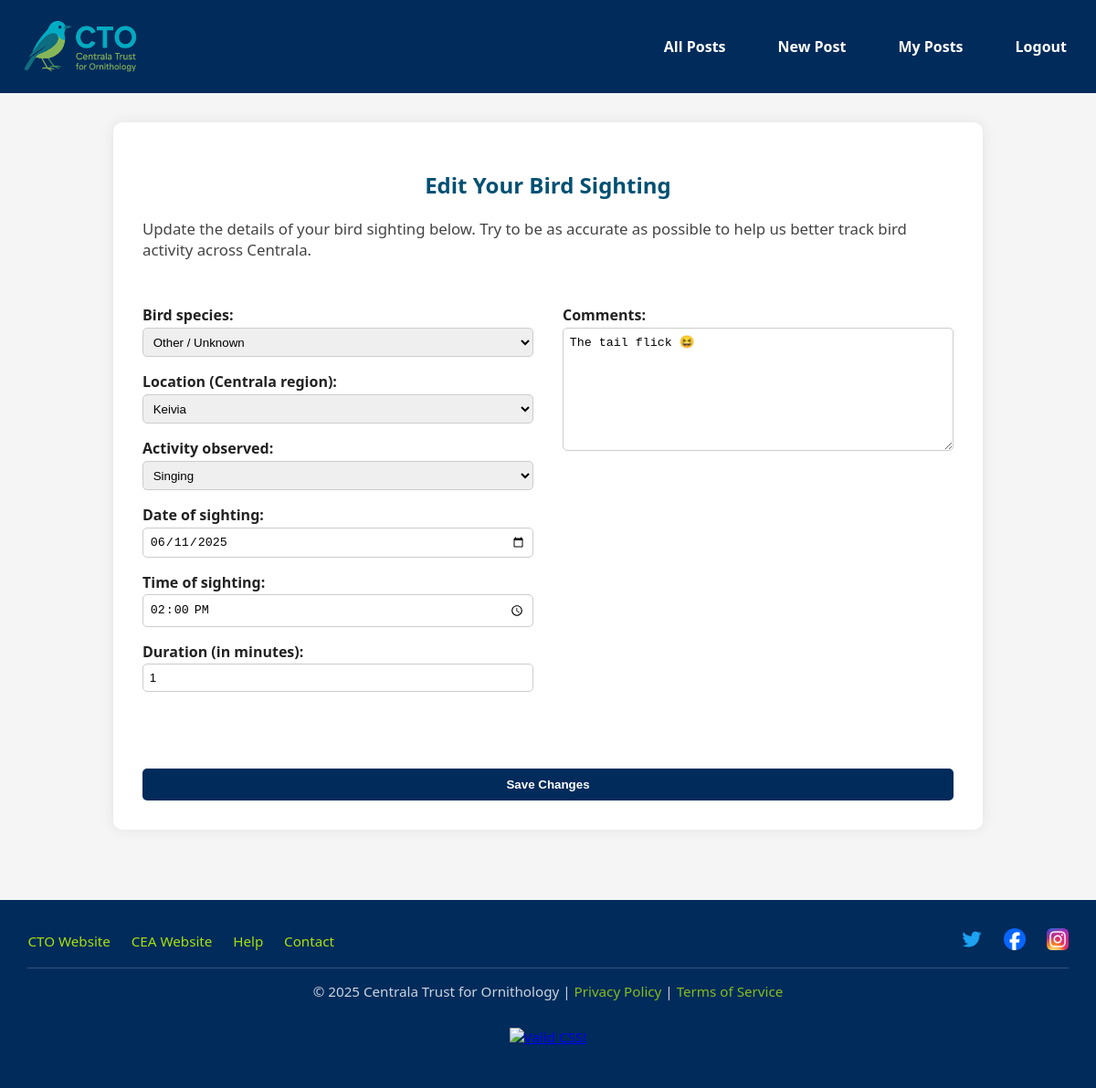
/edit-post/23 (signed in), run on the app's committed database.
### tables this page shows
CREATE TABLE posts (
        id INTEGER PRIMARY KEY AUTOINCREMENT,
        user_id INTEGER NOT NULL,
        location TEXT,
        bird_species TEXT,
        activity TEXT,
        duration INTEGER,
        date TEXT,
        time TEXT,
        comments TEXT,
        image_filename TEXT,
        FOREIGN KEY (user_id) REFERENCES users(id)
    );

### app.py (the view, shortened to what this page needs)
@app.route('/edit-post/<int:post_id>', methods=['GET', 'POST'])
def edit_post(post_id):
    if 'user_id' not in session:
        flash("You must be logged in to edit posts.")
        return redirect(url_for('login'))
    with sqlite3.connect(DB_PATH) as conn:
        conn.row_factory = sqlite3.Row
        c = conn.cursor()
        c.execute("SELECT * FROM posts WHERE id = ? AND user_id = ?", (post_id, session['user_id']))
        post = c.fetchone()
        if not post:
            flash("Post not found or access denied.")
            return redirect(url_for('all_posts'))
    return render_template('edit_post.html', post=post)

### templates/edit_post.html (shortened to what this page needs)
{% extends "base.html" %}
{% block content %}
<div class="posts-wrapper">
    <section class="form-section wide-form">
        <h2>Edit Your Bird Sighting</h2>
        <p class="form-description">
            Update the details of your bird sighting below. Try to be as accurate as possible to help us better track bird activity across Centrala.
        </p>
        <form id="post-form" method="POST" class="form-grid">
            <div class="form-left">
                <label for="species">Bird species:</label>
                <select id="species" name="bird_species" required>
                    {% for species in ['Wood Pigeon', 'House Sparrow', 'Starling', 'Blue Tit', 'Blackbird', 'Robin', 'Goldfinch', 'Magpie', 'Other / Unknown'] %}
                        <option value="{{ species }}" {% if post.bird_species == species %}selected{% endif %}>{{ species }}</option>
                    {% endfor %}
                </select>
                <label for="location">Location (Centrala region):</label>
                <select id="location" name="location" required>
                    {% for region in ['Erean', 'Brunad', 'Bylyn', 'Docia', 'Marend', 'Pryn', 'Zord', 'Yaean', 'Frestin', 'Stonyam', 'Ryall', 'Ruril', 'Keivia', 'Tallan', 'Adohad', 'Obelyn', 'Holmer', 'Vertwall'] %}
                        <option value="{{ region }}" {% if post.location == region %}selected{% endif %}>{{ region }}</option>
                    {% endfor %}
                </select>
                <label for="activity">Activity observed:</label>
                <select id="activity" name="activity" required>
                    {% for activity in ['Perching', 'Feeding', 'Nesting', 'Fighting', 'Flying', 'Singing', 'Bathing', 'Resting', 'Other'] %}
                        <option value="{{ activity }}" {% if post.activity == activity %}selected{% endif %}>{{ activity }}</option>
                    {% endfor %}
                </select>
                <label for="date">Date of sighting:</label>
                <input type="date" id="date" name="date" value="{{ post.date }}" required>
                <label for="time">Time of sighting:</label>
                <input type="time" id="time" name="time" value="{{ post.time }}" required>
                <label for="duration">Duration (in minutes):</label>
                <input type="number" id="duration" name="duration" value="{{ post.duration }}" min="1" max="999" required>
            </div>
            <div class="form-right">
                <label for="comments">Comments:</label>
                <textarea id="comments" name="comments" rows="8" required placeholder="Add your notes, reactions, or observations here...">{{ post.comments }}</textarea>
            </div>
            <div class="form-submit">
                <button type="submit">Save Changes</button>
            </div>
        </form>
    </section>
</div>
{% endblock %}

### data on the page
posts: bird_species "Other / Unknown", location "Keivia", activity "Singing", date "06/11/2025", time "14:00", duration "1", comments "The tail flick 😆"
